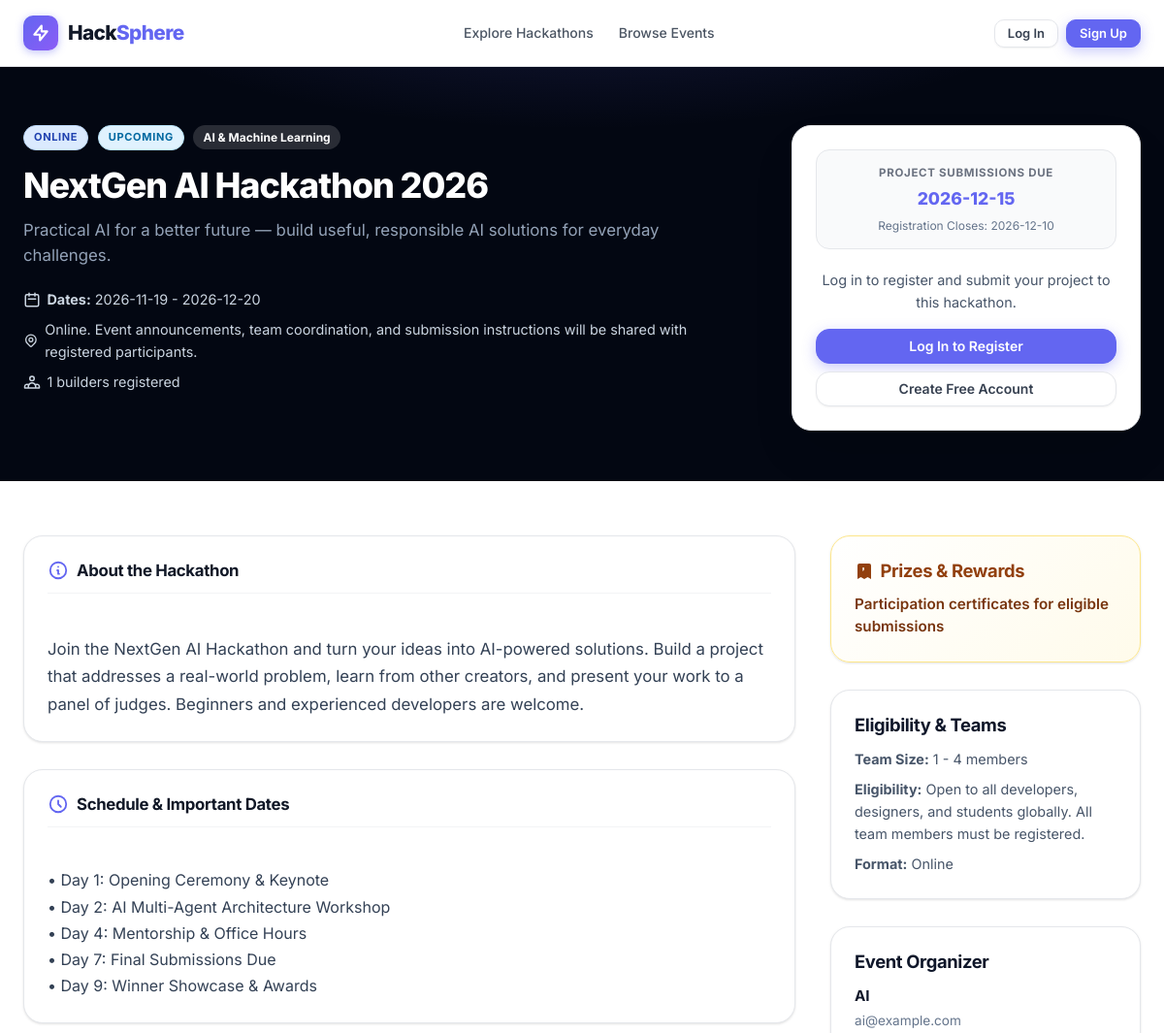
/hackathon/1 (upper part), run on an earlier commit of the app's database.
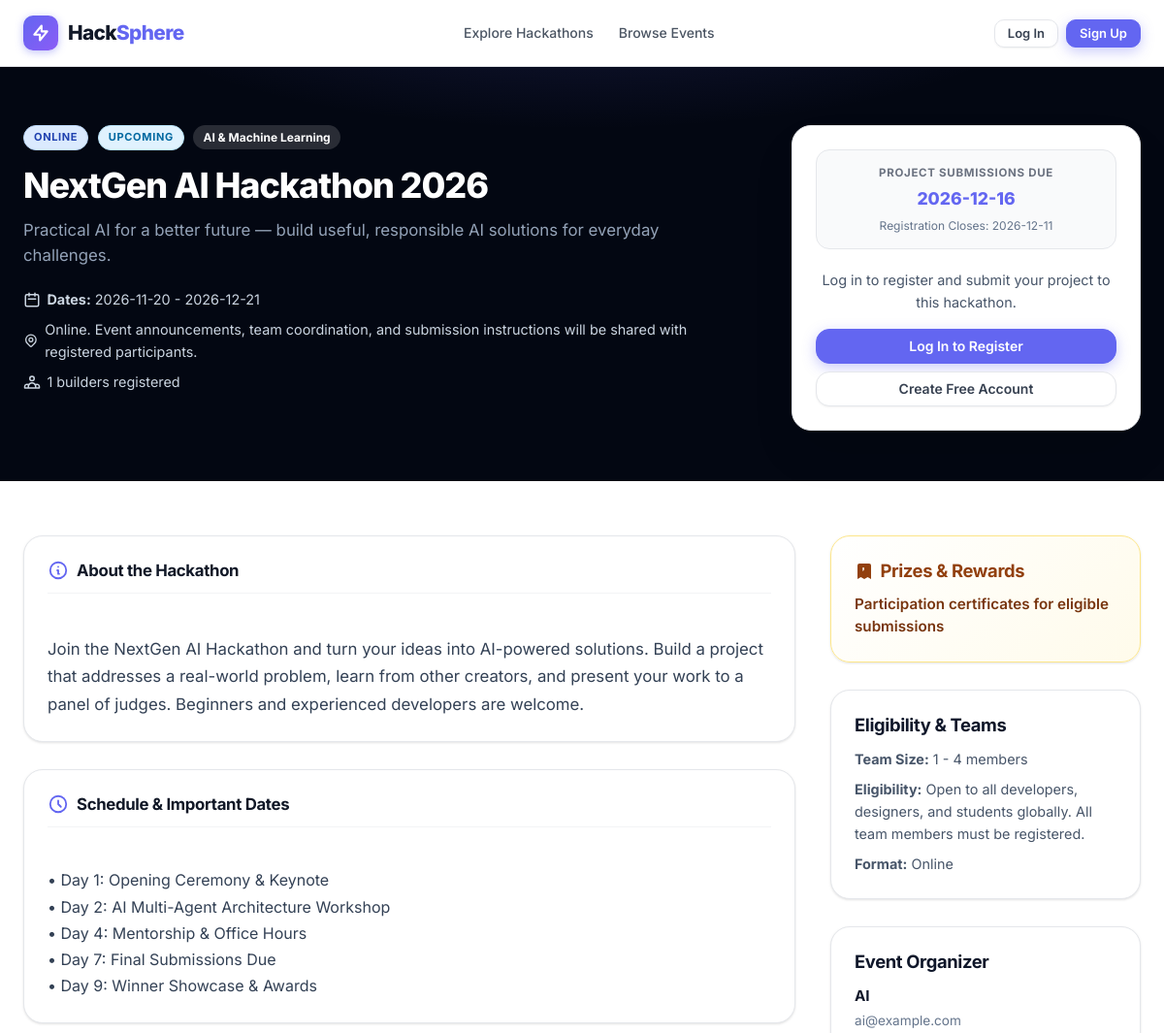
And on a later commit of the database.
### tables this page shows
CREATE TABLE hackathons (
        id INTEGER PRIMARY KEY AUTOINCREMENT,
        organizer_id INTEGER NOT NULL,
        title TEXT NOT NULL,
        tagline TEXT,
        description TEXT NOT NULL,
        theme TEXT NOT NULL,
        format TEXT NOT NULL DEFAULT 'online', -- 'online', 'in-person', 'hybrid'
        location TEXT,
        start_date TEXT NOT NULL,
        end_date TEXT NOT NULL,
        registration_deadline TEXT NOT NULL,
        submission_deadline TEXT NOT NULL,
        team_size_min INTEGER NOT NULL DEFAULT 1,
        team_size_max INTEGER NOT NULL DEFAULT 4,
        eligibility TEXT,
        rules TEXT,
        schedule TEXT,
        judging_criteria TEXT,
        prizes TEXT,
        banner_url TEXT,
        status TEXT NOT NULL DEFAULT 'upcoming', -- 'upcoming', 'ongoing', 'ended'
        created_at TEXT NOT NULL,
        updated_at TEXT NOT NULL,
        FOREIGN KEY (organizer_id) REFERENCES users (id) ON DELETE CASCADE
    );

### app.py (the view, shortened to what this page needs)
@app.route("/hackathons/<int:hackathon_id>")
@app.route("/hackathon/<int:hackathon_id>")
def hackathon_detail(hackathon_id):
    db = get_db()
    hackathon = db.execute("""
        SELECT h.*, COALESCE(u.name, 'Hackathon Host') as organizer_name,
               COALESCE(u.email, 'host@hacksphere.com') as organizer_email,
               COALESCE(u.bio, '') as organizer_bio
        FROM hackathons h
        LEFT JOIN users u ON h.organizer_id = u.id
        WHERE h.id = ?
    """, (hackathon_id,)).fetchone()
    if not hackathon:
        db.close()
        flash("The requested hackathon could not be found. It may have concluded or been removed.", "warning")
        return redirect(url_for("hackathons_list"))
    participant_count = db.execute(
        "SELECT COUNT(*) as count FROM registrations WHERE hackathon_id = ?",
        (hackathon_id,)
    ).fetchone()["count"]
    submission_count = db.execute(
        "SELECT COUNT(*) as count FROM submissions WHERE hackathon_id = ?",
        (hackathon_id,)
    ).fetchone()["count"]
    user_id = session.get("user_id")
    is_registered = False
    registration = None
    user_submission = None
    user_certificate = None
    db.close()
    return render_template(
        "hackathons/detail.html",
        hackathon=hackathon,
        participant_count=participant_count,
        submission_count=submission_count,
        is_registered=is_registered,
        registration=registration,
        user_submission=user_submission,
        user_certificate=user_certificate
    )

### app.py (called while the page is built, shortened)
@app.teardown_appcontext
def teardown_db(exception=None):
    close_db_connection(exception)

@app.before_request
def sync_ephemeral_container_data():
    if not IS_VERCEL:
        return  # Skip sync in local/test mode — file-based SQLite already persists

@app.after_request
def persist_container_cookies(response):
    if not IS_VERCEL:
        return response  # Skip cookie persistence in local/test mode

@app.context_processor
def inject_global_data():
    current_user = get_current_user()
    return {
        "current_user": current_user,
        "now": datetime.now()
    }

### auth.py (called while the page is built, shortened)
def get_current_user():
    user_id = session.get("user_id")
    if not user_id:
        return None

### database.py (called while the page is built)
def get_db():
    try:
        from flask import g, has_app_context
        if has_app_context():
            if not hasattr(g, "_database") or g._database is None:
                g._database = create_raw_connection()
            return RobustConnectionProxy(g._database, is_request=True)
    except (ImportError, RuntimeError):
        pass
    return RobustConnectionProxy(create_raw_connection(), is_request=False)

### templates/hackathons/detail.html (shortened to what the changed rows need)
{% extends "base.html" %}
{% block content %}
<div class="detail-hero">
  <div class="container">
    <div class="detail-header-grid">
      <div>
        <div style="display: flex; gap: 0.6rem; align-items: center; flex-wrap: wrap;">
          <span class="badge badge-{{ hackathon.format }}">{{ hackathon.format }}</span>
          <span class="badge badge-{{ hackathon.status }}">{{ hackathon.status }}</span>
          <span class="badge badge-tag" style="background: rgba(255,255,255,0.15); color: #ffffff; border: none;">{{ hackathon.theme }}</span>
        </div>
        <h1 class="detail-title">{{ hackathon.title }}</h1>
        <p class="detail-tagline">{{ hackathon.tagline or hackathon.description }}</p>
        <div class="detail-meta-pills">
          <div style="display: flex; align-items: center; gap: 0.4rem; font-size: 0.9rem; color: #cbd5e1;">
            <svg width="18" height="18" fill="none" stroke="currentColor" viewBox="0 0 24 24">
              <path stroke-linecap="round" stroke-linejoin="round" stroke-width="2" d="M8 7V3m8 4V3m-9 8h10M5 21h14a2 2 0 002-2V7a2 2 0 00-2-2H5a2 2 0 00-2 2v12a2 2 0 002 2z"/>
            </svg>
            <span><strong>Dates:</strong> {{ hackathon.start_date }} - {{ hackathon.end_date }}</span>
          </div>
          {% if hackathon.location %}
            <div style="display: flex; align-items: center; gap: 0.4rem; font-size: 0.9rem; color: #cbd5e1;">
              <span>{{ hackathon.location }}</span>
            </div>
          {% endif %}
          <div style="display: flex; align-items: center; gap: 0.4rem; font-size: 0.9rem; color: #cbd5e1;">
          </div>
        </div>
      </div>
      <div class="cta-card">
        <div class="countdown-box">
          <div class="countdown-label">Project Submissions Due</div>
          <div class="countdown-val">{{ hackathon.submission_deadline }}</div>
          <div style="font-size: 0.75rem; color: var(--slate-500); margin-top: 0.2rem;">Registration Closes: {{ hackathon.registration_deadline }}</div>
        </div>
      </div>
    </div>
  </div>
</div>
<div class="container">
  <div class="detail-layout">
    <div class="detail-content">
      <div class="content-block">
        <h2 class="block-title">
          <svg width="22" height="22" fill="none" stroke="var(--primary)" viewBox="0 0 24 24">
            <path stroke-linecap="round" stroke-linejoin="round" stroke-width="2" d="M13 16h-1v-4h-1m1-4h.01M21 12a9 9 0 11-18 0 9 9 0 0118 0z"/>
          </svg>
          About the Hackathon
        </h2>
        <div style="font-size: 1.05rem; color: var(--slate-700); white-space: pre-line; line-height: 1.7;">
          {{ hackathon.description }}
        </div>
      </div>
      {% if hackathon.schedule %}
        <div class="content-block">
          <h2 class="block-title">
            <svg width="22" height="22" fill="none" stroke="var(--primary)" viewBox="0 0 24 24">
              <path stroke-linecap="round" stroke-linejoin="round" stroke-width="2" d="M12 8v4l3 3m6-3a9 9 0 11-18 0 9 9 0 0118 0z"/>
            </svg>
            Schedule & Important Dates
          </h2>
          <div style="white-space: pre-line; color: var(--slate-700); line-height: 1.7;">
            {{ hackathon.schedule }}
          </div>
        </div>
      {% endif %}
    </div>
    <div style="display: flex; flex-direction: column; gap: 1.75rem;">
      {% if hackathon.prizes %}
        <div class="content-block" style="background: linear-gradient(135deg, #ffffff 0%, #fffbeb 100%); border-color: #fde68a;">
          <h3 style="font-size: 1.15rem; font-weight: 700; color: #92400e; margin-bottom: 0.75rem; display: flex; align-items: center; gap: 0.4rem;">
            <svg width="20" height="20" fill="currentColor" viewBox="0 0 20 20">
              <path fill-rule="evenodd" d="M5 2a2 2 0 00-2 2v14l3.5-2 3.5 2 3.5-2 3.5 2V4a2 2 0 00-2-2H5zm4.707 5.707a1 1 0 00-1.414-1.414L8.414 10l1.293-1.293z" clip-rule="evenodd"/>
            </svg>
            Prizes & Rewards
          </h3>
          <div style="font-size: 0.95rem; color: #78350f; font-weight: 600; line-height: 1.5;">
            {{ hackathon.prizes }}
          </div>
        </div>
      {% endif %}
      <div class="content-block">
        <div style="font-size: 0.9rem; color: var(--slate-600); display: flex; flex-direction: column; gap: 0.5rem;">
          <div><strong>Team Size:</strong> {{ hackathon.team_size_min }} - {{ hackathon.team_size_max }} members</div>
          <div><strong>Eligibility:</strong> {{ hackathon.eligibility or 'Open to developers globally' }}</div>
          <div><strong>Format:</strong> {{ hackathon.format|capitalize }}</div>
        </div>
      </div>
    </div>
  </div>
</div>
{% endblock %}

What changed in the data, as far as the page shows it:
changed hackathons "Participation certificates for eligible submissions": start_date "2026-11-19" → "2026-11-20"; end_date "2026-12-20" → "2026-12-21"; submission_deadline "2026-12-15" → "2026-12-16"; registration_deadline "2026-12-10" → "2026-12-11"
